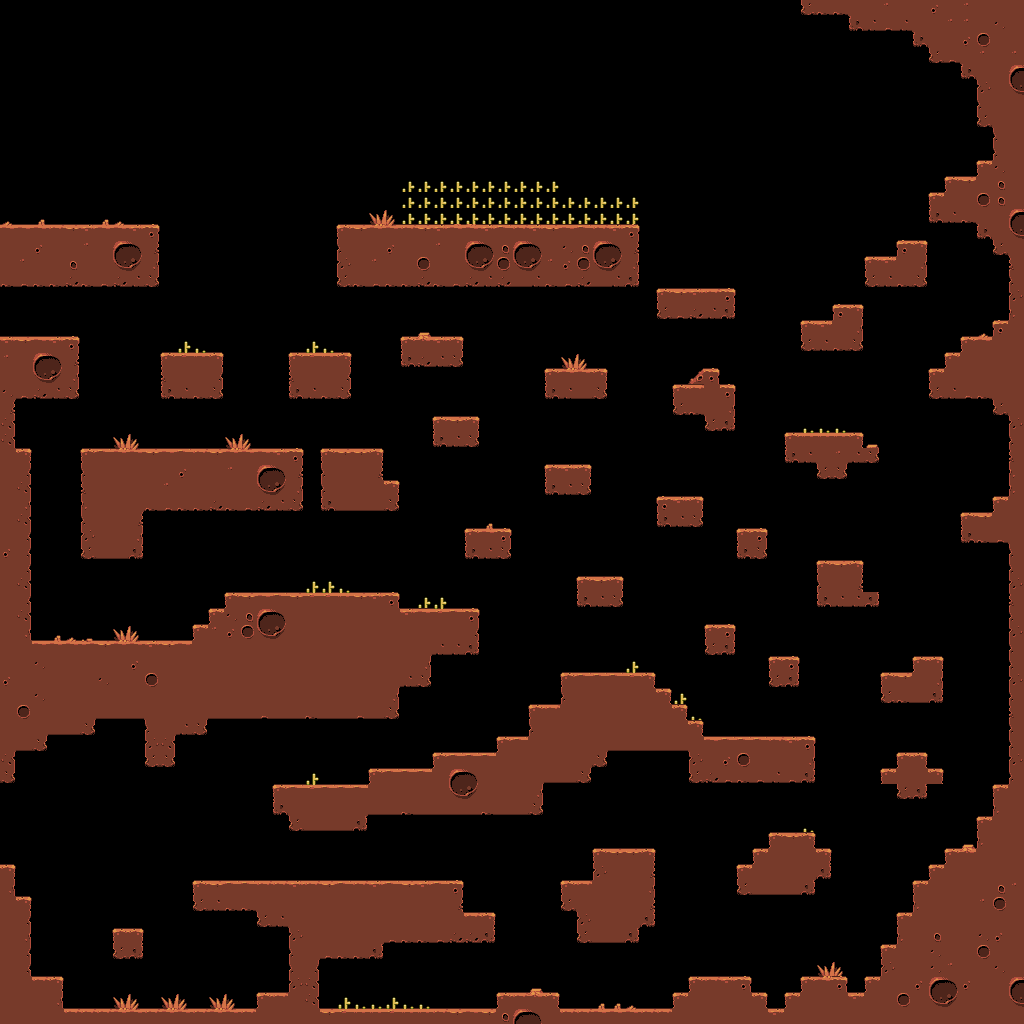

Below is a game level as drawn by its tile map, then a one-line description and the .tmx that defines it (tile-layer data replaced by summaries):
An orthogonal 64x64 tile map with 16x16 px tiles, 1 tile layer (Tile Layer 1).

<map version="1.0" orientation="orthogonal" renderorder="right-down" width="64" height="64" tilewidth="16" tileheight="16" nextobjectid="1">
 <tileset firstgid="1" name="tiles-1" tilewidth="16" tileheight="16" tilecount="68" columns="17">
  <image source="tiles-1.png" width="272" height="64" />
 </tileset>
 <layer name="Tile Layer 1" width="64" height="64">
  <data>[4096 cells, 1306 non-empty, 53 distinct tile ids]</data>
 </layer>
</map>
